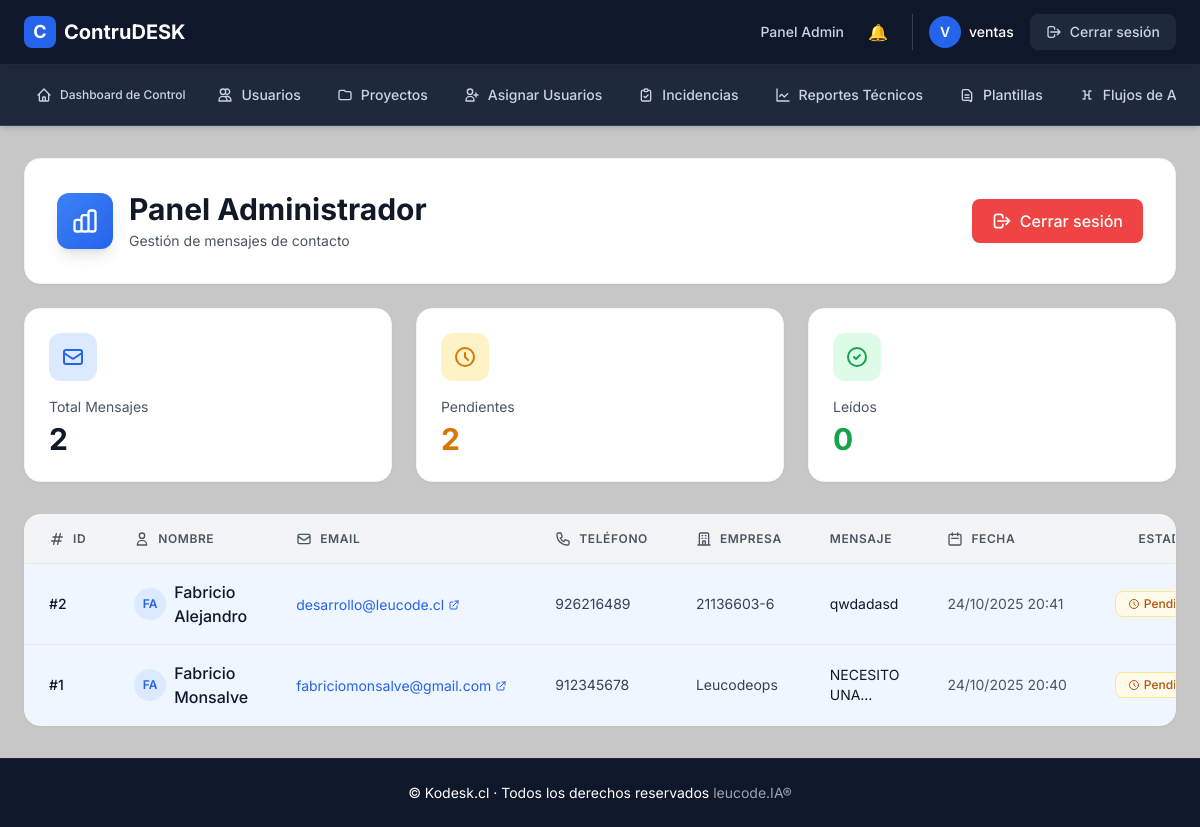
The app's page /mensajero/ (signed in), older data.
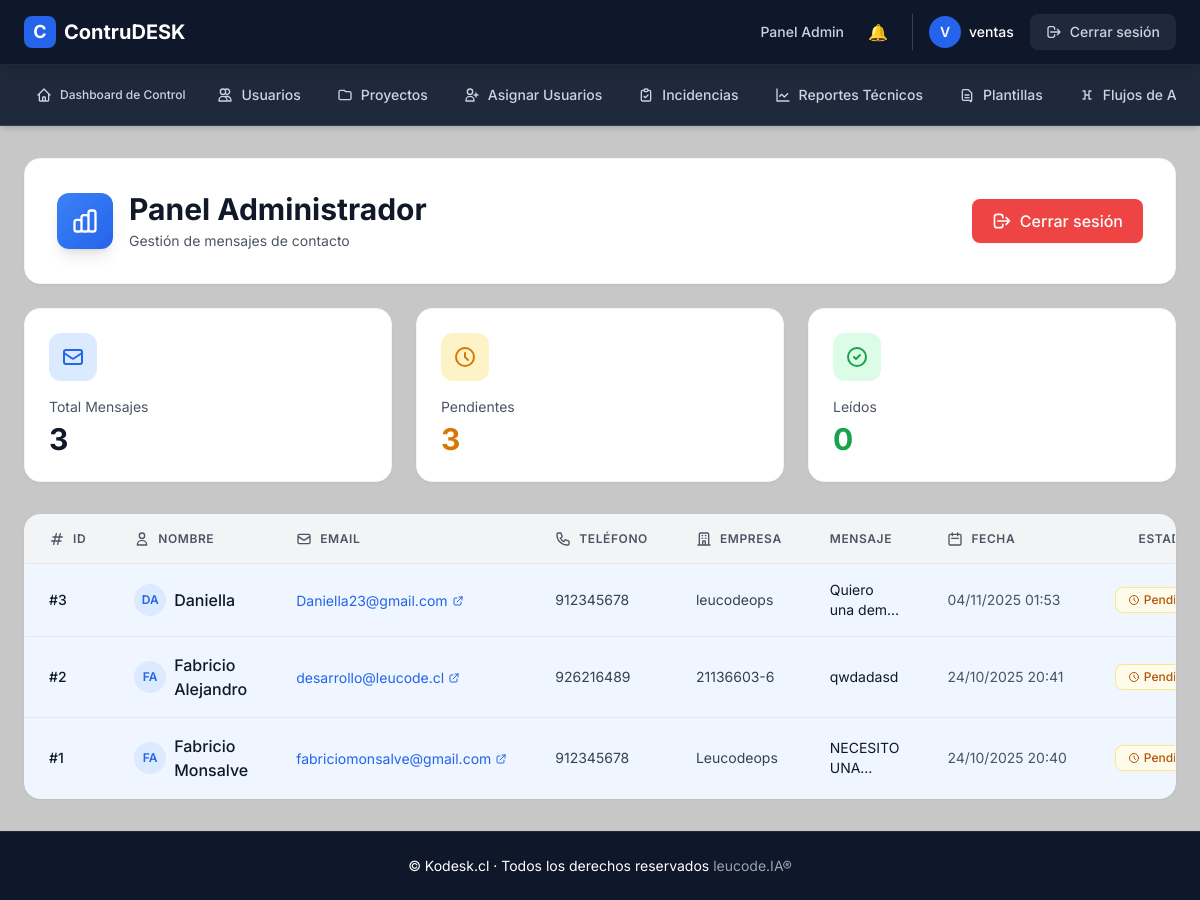
The same page, newer data.
### app/models.py (models this page shows)
class ContactMessage(db.Model):
    __tablename__ = "mensajes"
    id = db.Column(db.Integer, primary_key=True)
    nombre = db.Column(db.String(100), nullable=False)
    email = db.Column(db.String(120), nullable=False)
    telefono = db.Column(db.String(20))
    empresa = db.Column(db.String(120))
    mensaje = db.Column(db.Text, nullable=False)
    fecha = db.Column(db.DateTime, default=datetime.utcnow)
    leido = db.Column(db.Boolean, default=False)  # 👈 nuevo campo

### app/routes/mensajes.py (the view)
@mensajero_bp.route("/")
@login_required
def dashboard():
    mensajes = ContactMessage.query.order_by(ContactMessage.fecha.desc()).all()
    return render_template("admin/inicio.html", mensajes=mensajes)

### app/models.py (called while the page is built)
    def has_role(self, role_name):
        return any(role.name == role_name for role in self.roles)

    @property
    def is_authenticated(self):
        return True

### app/templates/admin/inicio.html (shortened to what the changed rows need)
{% extends "layout.html" %}
{% block content %}
<div class="container mx-auto px-4 sm:px-6 py-6 sm:py-8 max-w-[90rem]">
  <div class="bg-white rounded-2xl shadow-sm border border-gray-100 p-6 sm:p-8 mb-6">
    <div class="flex flex-col sm:flex-row sm:items-center sm:justify-between gap-4">
      <div class="flex items-center gap-4">
        <div>
          <h2 class="text-2xl sm:text-3xl font-bold text-gray-900">Panel Administrador</h2>
        </div>
      </div>
    </div>
  </div>
  <div class="grid grid-cols-1 sm:grid-cols-3 gap-4 sm:gap-6 mb-8">
    <div class="bg-white rounded-2xl shadow-sm border border-gray-100 p-6 hover:shadow-md transition-all duration-200">
      <div class="flex items-center justify-between mb-4">
        <div class="w-12 h-12 bg-blue-100 rounded-xl flex items-center justify-center">
        </div>
      </div>
      <p class="text-gray-600 text-sm mb-1">Total Mensajes</p>
      <p class="text-3xl font-bold text-gray-900">{{ mensajes|length }}</p>
    </div>
    <div class="bg-white rounded-2xl shadow-sm border border-gray-100 p-6 hover:shadow-md transition-all duration-200">
      <div class="flex items-center justify-between mb-4">
        <div class="w-12 h-12 bg-amber-100 rounded-xl flex items-center justify-center">
        </div>
      </div>
      <p class="text-gray-600 text-sm mb-1">Pendientes</p>
      <p class="text-3xl font-bold text-amber-600">
        {{ mensajes|selectattr("leido", "equalto", False)|list|length }}
      </p>
    </div>
  </div>
  <div class="hidden lg:block bg-white rounded-2xl shadow-sm border border-gray-100 overflow-hidden">
    <div class="overflow-x-auto">
      <table class="min-w-full">
        <thead>
          <tr class="bg-gray-100 border-b border-gray-200">
            <th class="px-6 py-4 text-left text-xs font-semibold text-gray-600 uppercase tracking-wider">
              <div class="flex items-center gap-2">
                <svg class="w-4 h-4" fill="none" stroke="currentColor" viewBox="0 0 24 24">
                  <path stroke-linecap="round" stroke-linejoin="round" stroke-width="2" d="M7 20l4-16m2 16l4-16M6 9h14M4 15h14"/>
                </svg>
                ID
              </div>
            </th>
            <th class="px-6 py-4 text-left text-xs font-semibold text-gray-600 uppercase tracking-wider">
              <div class="flex items-center gap-2">
                <svg class="w-4 h-4" fill="none" stroke="currentColor" viewBox="0 0 24 24">
                  <path stroke-linecap="round" stroke-linejoin="round" stroke-width="2" d="M16 7a4 4 0 11-8 0 4 4 0 018 0zM12 14a7 7 0 00-7 7h14a7 7 0 00-7-7z"/>
                </svg>
                Nombre
              </div>
            </th>
            <th class="px-6 py-4 text-left text-xs font-semibold text-gray-600 uppercase tracking-wider">
              <div class="flex items-center gap-2">
                <svg class="w-4 h-4" fill="none" stroke="currentColor" viewBox="0 0 24 24">
                  <path stroke-linecap="round" stroke-linejoin="round" stroke-width="2" d="M3 8l7.89 5.26a2 2 0 002.22 0L21 8M5 19h14a2 2 0 002-2V7a2 2 0 00-2-2H5a2 2 0 00-2 2v10a2 2 0 002 2z"/>
                </svg>
                Email
              </div>
            </th>
            <th class="px-6 py-4 text-left text-xs font-semibold text-gray-600 uppercase tracking-wider">
              <div class="flex items-center gap-2">
                Teléfono
              </div>
            </th>
            <th class="px-6 py-4 text-left text-xs font-semibold text-gray-600 uppercase tracking-wider">
              <div class="flex items-center gap-2">
                <svg class="w-4 h-4" fill="none" stroke="currentColor" viewBox="0 0 24 24">
                  <path stroke-linecap="round" stroke-linejoin="round" stroke-width="2" d="M19 21V5a2 2 0 00-2-2H7a2 2 0 00-2 2v16m14 0h2m-2 0h-5m-9 0H3m2 0h5M9 7h1m-1 4h1m4-4h1m-1 4h1m-5 10v-5a1 1 0 011-1h2a1 1 0 011 1v5m-4 0h4"/>
                </svg>
                Empresa
              </div>
            </th>
            <th class="px-6 py-4 text-left text-xs font-semibold text-gray-600 uppercase tracking-wider">Mensaje</th>
            <th class="px-6 py-4 text-left text-xs font-semibold text-gray-600 uppercase tracking-wider">
              <div class="flex items-center gap-2">
                <svg class="w-4 h-4" fill="none" stroke="currentColor" viewBox="0 0 24 24">
                  <path stroke-linecap="round" stroke-linejoin="round" stroke-width="2" d="M8 7V3m8 4V3m-9 8h10M5 21h14a2 2 0 002-2V7a2 2 0 00-2-2H5a2 2 0 00-2 2v12a2 2 0 002 2z"/>
                </svg>
                Fecha
              </div>
            </th>
            <th class="px-6 py-4 text-center text-xs font-semibold text-gray-600 uppercase tracking-wider">Estado</th>
          </tr>
        </thead>
        <tbody class="divide-y divide-gray-200 bg-white">
          {% for m in mensajes %}
          <tr class="hover:bg-gray-50 transition-colors duration-150 {% if not m.leido %}bg-blue-50{% endif %}">
            <td class="px-6 py-4 text-sm font-medium text-gray-900">#{{ m.id }}</td>
            <td class="px-6 py-4">
              <div class="flex items-center gap-2">
                <div class="w-8 h-8 bg-blue-100 rounded-full flex items-center justify-center flex-shrink-0">
                  <span class="text-blue-600 font-semibold text-xs">{{ m.nombre[:2].upper() }}</span>
                </div>
                <span class="font-medium text-gray-900">{{ m.nombre }}</span>
              </div>
            </td>
            <td class="px-6 py-4">
              <a href="mailto:{{ m.email }}" class="text-blue-600 hover:text-blue-700 text-sm inline-flex items-center gap-1">
                {{ m.email }}
                <svg class="w-3 h-3" fill="none" stroke="currentColor" viewBox="0 0 24 24">
                  <path stroke-linecap="round" stroke-linejoin="round" stroke-width="2" d="M10 6H6a2 2 0 00-2 2v10a2 2 0 002 2h10a2 2 0 002-2v-4M14 4h6m0 0v6m0-6L10 14"/>
                </svg>
              </a>
            </td>
            <td class="px-6 py-4 text-sm text-gray-700">{{ m.telefono or '-' }}</td>
            <td class="px-6 py-4 text-sm text-gray-700">{{ m.empresa or '-' }}</td>
            <td class="px-6 py-4">
              <div class="max-w-[250px]">
                <p class="text-sm text-gray-900 line-clamp-2" title="{{ m.mensaje }}">{{ m.mensaje }}</p>
              </div>
            </td>
            <td class="px-6 py-4 text-sm text-gray-600 whitespace-nowrap">{{ m.fecha.strftime("%d/%m/%Y %H:%M") }}</td>
            <td class="px-6 py-4 text-center">
              {% if m.leido %}
                <span class="inline-flex items-center px-3 py-1 rounded-lg text-xs font-medium bg-green-50 text-green-700 border border-green-200">
                  <svg class="w-3 h-3 mr-1" fill="none" stroke="currentColor" viewBox="0 0 24 24">
                    <path stroke-linecap="round" stroke-linejoin="round" stroke-width="2" d="M5 13l4 4L19 7"/>
                  </svg>
                  Leído
                </span>
              {% else %}
                <span class="inline-flex items-center px-3 py-1 rounded-lg text-xs font-medium bg-amber-50 text-amber-700 border border-amber-200">
                  <svg class="w-3 h-3 mr-1" fill="none" stroke="currentColor" viewBox="0 0 24 24">
                    <path stroke-linecap="round" stroke-linejoin="round" stroke-width="2" d="M12 8v4l3 3m6-3a9 9 0 11-18 0 9 9 0 0118 0z"/>
                  </svg>
                  Pendiente
                </span>
              {% endif %}
            </td>
          </tr>
          {% endfor %}
        </tbody>
      </table>
    </div>
  </div>
</div>
{% endblock %}

Row changes from the older to the newer data that the page shows:
added ContactMessage: id "3", nombre "DA", nombre "Daniella", email "Daniella23@gmail.com", telefono "912345678", empresa "leucodeops", mensaje "Quiero una…", fecha "04/11/2025 01:53", leido False (drawn)
Text that changed along with them:
{{ mensajes|length }}: "2" → "3"
{{ mensajes|selectattr("leido", "equalto", False)|list|length }}: "2" → "3"
